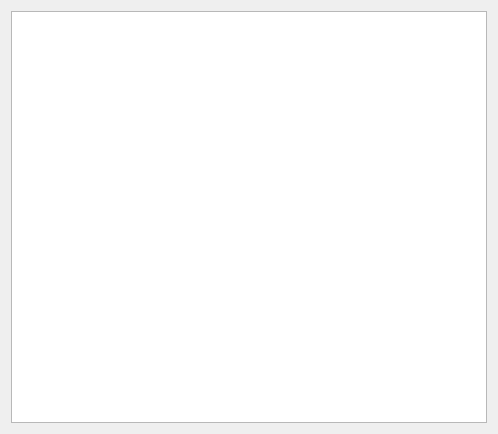
<?xml version="1.0" encoding="UTF-8"?>
<ui version="4.0">
 <class>ParserDataBase</class>
 <widget class="QDialog" name="ParserDataBase">
  <property name="geometry">
   <rect>
    <x>0</x>
    <y>0</y>
    <width>498</width>
    <height>434</height>
   </rect>
  </property>
  <property name="windowTitle">
   <string>Dialog</string>
  </property>
  <layout class="QGridLayout" name="gridLayout">
   <item row="0" column="0">
    <widget class="QTableView" name="tv_dataBase"/>
   </item>
  </layout>
 </widget>
 <resources/>
 <connections/>
</ui>
